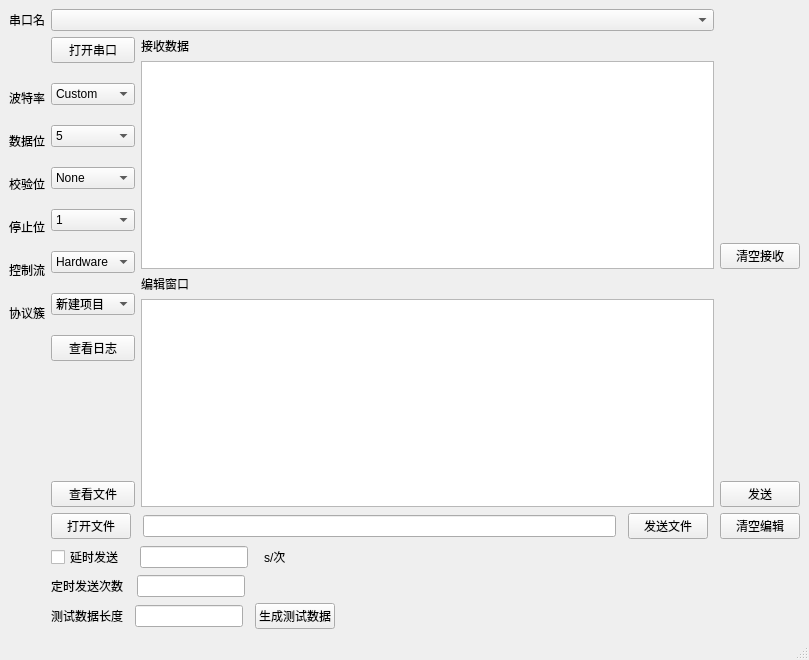
<?xml version="1.0" encoding="UTF-8"?>
<ui version="4.0">
 <class>MainWindow</class>
 <widget class="QMainWindow" name="MainWindow">
  <property name="geometry">
   <rect>
    <x>0</x>
    <y>0</y>
    <width>809</width>
    <height>660</height>
   </rect>
  </property>
  <property name="windowTitle">
   <string>MainWindow</string>
  </property>
  <widget class="QWidget" name="centralwidget">
   <layout class="QGridLayout" name="gridLayout_5">
    <item row="0" column="0">
     <layout class="QGridLayout" name="gridLayout_4">
      <item row="0" column="0" colspan="3">
       <layout class="QGridLayout" name="gridLayout_2" columnstretch="0,1">
        <item row="0" column="0">
         <widget class="QLabel" name="label">
          <property name="text">
           <string>串口名</string>
          </property>
          <property name="alignment">
           <set>Qt::AlignLeading|Qt::AlignLeft|Qt::AlignVCenter</set>
          </property>
         </widget>
        </item>
        <item row="0" column="1">
         <widget class="QComboBox" name="PortBox">
          <property name="sizeAdjustPolicy">
           <enum>QComboBox::AdjustToContents</enum>
          </property>
         </widget>
        </item>
       </layout>
      </item>
      <item row="1" column="0">
       <layout class="QGridLayout" name="gridLayout_3">
        <property name="sizeConstraint">
         <enum>QLayout::SetDefaultConstraint</enum>
        </property>
        <property name="topMargin">
         <number>52</number>
        </property>
        <property name="bottomMargin">
         <number>10</number>
        </property>
        <property name="verticalSpacing">
         <number>25</number>
        </property>
        <item row="0" column="0">
         <widget class="QLabel" name="label_2">
          <property name="text">
           <string>波特率</string>
          </property>
         </widget>
        </item>
        <item row="1" column="0">
         <widget class="QLabel" name="label_3">
          <property name="text">
           <string>数据位</string>
          </property>
         </widget>
        </item>
        <item row="2" column="0">
         <widget class="QLabel" name="label_4">
          <property name="text">
           <string>校验位</string>
          </property>
         </widget>
        </item>
        <item row="3" column="0">
         <widget class="QLabel" name="label_5">
          <property name="text">
           <string>停止位</string>
          </property>
         </widget>
        </item>
        <item row="4" column="0">
         <widget class="QLabel" name="label_6">
          <property name="text">
           <string>控制流</string>
          </property>
         </widget>
        </item>
        <item row="5" column="0">
         <widget class="QLabel" name="label_13">
          <property name="text">
           <string>协议簇</string>
          </property>
         </widget>
        </item>
        <item row="6" column="0">
         <spacer name="verticalSpacer_14">
          <property name="orientation">
           <enum>Qt::Vertical</enum>
          </property>
          <property name="sizeHint" stdset="0">
           <size>
            <width>20</width>
            <height>40</height>
           </size>
          </property>
         </spacer>
        </item>
        <item row="7" column="0">
         <widget class="QLabel" name="label_12">
          <property name="text">
           <string/>
          </property>
         </widget>
        </item>
       </layout>
      </item>
      <item row="1" column="1">
       <layout class="QVBoxLayout" name="verticalLayout">
        <property name="spacing">
         <number>20</number>
        </property>
        <property name="topMargin">
         <number>0</number>
        </property>
        <item>
         <widget class="QPushButton" name="SerialSwitchButton">
          <property name="text">
           <string>打开串口</string>
          </property>
         </widget>
        </item>
        <item>
         <widget class="QComboBox" name="BaudBox">
          <item>
           <property name="text">
            <string>Custom</string>
           </property>
          </item>
          <item>
           <property name="text">
            <string>110</string>
           </property>
          </item>
          <item>
           <property name="text">
            <string>300</string>
           </property>
          </item>
          <item>
           <property name="text">
            <string>600</string>
           </property>
          </item>
          <item>
           <property name="text">
            <string>1200</string>
           </property>
          </item>
          <item>
           <property name="text">
            <string>2400</string>
           </property>
          </item>
          <item>
           <property name="text">
            <string>4800</string>
           </property>
          </item>
          <item>
           <property name="text">
            <string>9600</string>
           </property>
          </item>
          <item>
           <property name="text">
            <string>14400</string>
           </property>
          </item>
          <item>
           <property name="text">
            <string>19200</string>
           </property>
          </item>
          <item>
           <property name="text">
            <string>38400</string>
           </property>
          </item>
          <item>
           <property name="text">
            <string>56000</string>
           </property>
          </item>
          <item>
           <property name="text">
            <string>57600</string>
           </property>
          </item>
          <item>
           <property name="text">
            <string>115200</string>
           </property>
          </item>
          <item>
           <property name="text">
            <string>128000</string>
           </property>
          </item>
          <item>
           <property name="text">
            <string>230400</string>
           </property>
          </item>
          <item>
           <property name="text">
            <string>256000</string>
           </property>
          </item>
          <item>
           <property name="text">
            <string>460800</string>
           </property>
          </item>
          <item>
           <property name="text">
            <string>500000</string>
           </property>
          </item>
          <item>
           <property name="text">
            <string>512000</string>
           </property>
          </item>
          <item>
           <property name="text">
            <string>600000</string>
           </property>
          </item>
          <item>
           <property name="text">
            <string>750000</string>
           </property>
          </item>
          <item>
           <property name="text">
            <string>921600</string>
           </property>
          </item>
          <item>
           <property name="text">
            <string>1000000</string>
           </property>
          </item>
          <item>
           <property name="text">
            <string>1500000</string>
           </property>
          </item>
          <item>
           <property name="text">
            <string>2000000</string>
           </property>
          </item>
         </widget>
        </item>
        <item>
         <widget class="QComboBox" name="BitBox">
          <item>
           <property name="text">
            <string>5</string>
           </property>
          </item>
          <item>
           <property name="text">
            <string>6</string>
           </property>
          </item>
          <item>
           <property name="text">
            <string>7</string>
           </property>
          </item>
          <item>
           <property name="text">
            <string>8</string>
           </property>
          </item>
         </widget>
        </item>
        <item>
         <widget class="QComboBox" name="ParityBox">
          <item>
           <property name="text">
            <string>None</string>
           </property>
          </item>
          <item>
           <property name="text">
            <string>Odd</string>
           </property>
          </item>
          <item>
           <property name="text">
            <string>Even</string>
           </property>
          </item>
          <item>
           <property name="text">
            <string>Mark</string>
           </property>
          </item>
          <item>
           <property name="text">
            <string>Space</string>
           </property>
          </item>
         </widget>
        </item>
        <item>
         <widget class="QComboBox" name="StopBox">
          <item>
           <property name="text">
            <string>1</string>
           </property>
          </item>
          <item>
           <property name="text">
            <string>2</string>
           </property>
          </item>
         </widget>
        </item>
        <item>
         <widget class="QComboBox" name="ControlBox">
          <item>
           <property name="text">
            <string>Hardware</string>
           </property>
          </item>
          <item>
           <property name="text">
            <string>Software</string>
           </property>
          </item>
          <item>
           <property name="text">
            <string>None</string>
           </property>
          </item>
         </widget>
        </item>
        <item>
         <widget class="QComboBox" name="ProtocolBox">
          <item>
           <property name="text">
            <string>新建项目</string>
           </property>
          </item>
          <item>
           <property name="text">
            <string>新建项目</string>
           </property>
          </item>
          <item>
           <property name="text">
            <string>新建项目</string>
           </property>
          </item>
          <item>
           <property name="text">
            <string>新建项目</string>
           </property>
          </item>
         </widget>
        </item>
        <item>
         <widget class="QPushButton" name="ViewLogButton">
          <property name="text">
           <string>查看日志</string>
          </property>
         </widget>
        </item>
        <item>
         <spacer name="verticalSpacer">
          <property name="orientation">
           <enum>Qt::Vertical</enum>
          </property>
          <property name="sizeHint" stdset="0">
           <size>
            <width>20</width>
            <height>40</height>
           </size>
          </property>
         </spacer>
        </item>
        <item>
         <widget class="QPushButton" name="ShowFileData">
          <property name="text">
           <string>查看文件</string>
          </property>
         </widget>
        </item>
       </layout>
      </item>
      <item row="1" column="2">
       <layout class="QVBoxLayout" name="verticalLayout_4">
        <item>
         <widget class="QLabel" name="label_8">
          <property name="text">
           <string>接收数据</string>
          </property>
         </widget>
        </item>
        <item>
         <widget class="QTextEdit" name="ReceivingWindow"/>
        </item>
        <item>
         <widget class="QLabel" name="label_7">
          <property name="text">
           <string>编辑窗口</string>
          </property>
         </widget>
        </item>
        <item>
         <widget class="QPlainTextEdit" name="EditWindow"/>
        </item>
       </layout>
      </item>
      <item row="1" column="3">
       <layout class="QVBoxLayout" name="verticalLayout_3">
        <item>
         <spacer name="verticalSpacer_15">
          <property name="orientation">
           <enum>Qt::Vertical</enum>
          </property>
          <property name="sizeHint" stdset="0">
           <size>
            <width>20</width>
            <height>40</height>
           </size>
          </property>
         </spacer>
        </item>
        <item>
         <widget class="QPushButton" name="ClearReceive">
          <property name="text">
           <string>清空接收</string>
          </property>
         </widget>
        </item>
        <item>
         <spacer name="verticalSpacer_3">
          <property name="orientation">
           <enum>Qt::Vertical</enum>
          </property>
          <property name="sizeHint" stdset="0">
           <size>
            <width>20</width>
            <height>40</height>
           </size>
          </property>
         </spacer>
        </item>
        <item>
         <widget class="QPushButton" name="SendButton">
          <property name="text">
           <string>发送</string>
          </property>
         </widget>
        </item>
       </layout>
      </item>
      <item row="2" column="1" colspan="3">
       <layout class="QHBoxLayout" name="horizontalLayout">
        <property name="spacing">
         <number>12</number>
        </property>
        <property name="bottomMargin">
         <number>0</number>
        </property>
        <item>
         <widget class="QPushButton" name="FileOpenButton">
          <property name="text">
           <string>打开文件</string>
          </property>
         </widget>
        </item>
        <item>
         <widget class="QLineEdit" name="FileName"/>
        </item>
        <item>
         <widget class="QPushButton" name="FileSendButton">
          <property name="text">
           <string>发送文件</string>
          </property>
         </widget>
        </item>
        <item>
         <widget class="QPushButton" name="ClearEdit">
          <property name="text">
           <string>清空编辑</string>
          </property>
         </widget>
        </item>
       </layout>
      </item>
      <item row="3" column="1" colspan="2">
       <layout class="QHBoxLayout" name="horizontalLayout_3">
        <property name="spacing">
         <number>16</number>
        </property>
        <property name="rightMargin">
         <number>0</number>
        </property>
        <item>
         <widget class="QCheckBox" name="DelaySend">
          <property name="text">
           <string>延时发送</string>
          </property>
         </widget>
        </item>
        <item>
         <widget class="QLineEdit" name="DelayTimeEdit">
          <property name="sizePolicy">
           <sizepolicy hsizetype="Fixed" vsizetype="Fixed">
            <horstretch>0</horstretch>
            <verstretch>0</verstretch>
           </sizepolicy>
          </property>
         </widget>
        </item>
        <item>
         <widget class="QLabel" name="label_9">
          <property name="text">
           <string>s/次</string>
          </property>
         </widget>
        </item>
        <item>
         <spacer name="horizontalSpacer">
          <property name="orientation">
           <enum>Qt::Horizontal</enum>
          </property>
          <property name="sizeHint" stdset="0">
           <size>
            <width>40</width>
            <height>20</height>
           </size>
          </property>
         </spacer>
        </item>
       </layout>
      </item>
      <item row="4" column="1" colspan="2">
       <layout class="QHBoxLayout" name="horizontalLayout_4">
        <property name="spacing">
         <number>14</number>
        </property>
        <item>
         <widget class="QLabel" name="label_10">
          <property name="text">
           <string>定时发送次数</string>
          </property>
         </widget>
        </item>
        <item>
         <widget class="QLineEdit" name="DelaySendTimes">
          <property name="sizePolicy">
           <sizepolicy hsizetype="Fixed" vsizetype="Fixed">
            <horstretch>0</horstretch>
            <verstretch>0</verstretch>
           </sizepolicy>
          </property>
         </widget>
        </item>
        <item>
         <spacer name="horizontalSpacer_2">
          <property name="orientation">
           <enum>Qt::Horizontal</enum>
          </property>
          <property name="sizeHint" stdset="0">
           <size>
            <width>40</width>
            <height>20</height>
           </size>
          </property>
         </spacer>
        </item>
       </layout>
      </item>
      <item row="5" column="1" colspan="2">
       <layout class="QHBoxLayout" name="horizontalLayout_2">
        <property name="spacing">
         <number>12</number>
        </property>
        <item>
         <widget class="QLabel" name="label_11">
          <property name="text">
           <string>测试数据长度</string>
          </property>
         </widget>
        </item>
        <item>
         <widget class="QLineEdit" name="TestDataLength">
          <property name="sizePolicy">
           <sizepolicy hsizetype="Fixed" vsizetype="Fixed">
            <horstretch>0</horstretch>
            <verstretch>0</verstretch>
           </sizepolicy>
          </property>
         </widget>
        </item>
        <item>
         <widget class="QPushButton" name="GenerrateTestDataButton">
          <property name="text">
           <string>生成测试数据</string>
          </property>
         </widget>
        </item>
        <item>
         <spacer name="horizontalSpacer_3">
          <property name="orientation">
           <enum>Qt::Horizontal</enum>
          </property>
          <property name="sizeHint" stdset="0">
           <size>
            <width>40</width>
            <height>20</height>
           </size>
          </property>
         </spacer>
        </item>
       </layout>
      </item>
     </layout>
    </item>
   </layout>
  </widget>
  <widget class="QMenuBar" name="menubar">
   <property name="geometry">
    <rect>
     <x>0</x>
     <y>0</y>
     <width>809</width>
     <height>26</height>
    </rect>
   </property>
  </widget>
  <widget class="QStatusBar" name="statusbar"/>
 </widget>
 <resources/>
 <connections/>
</ui>
